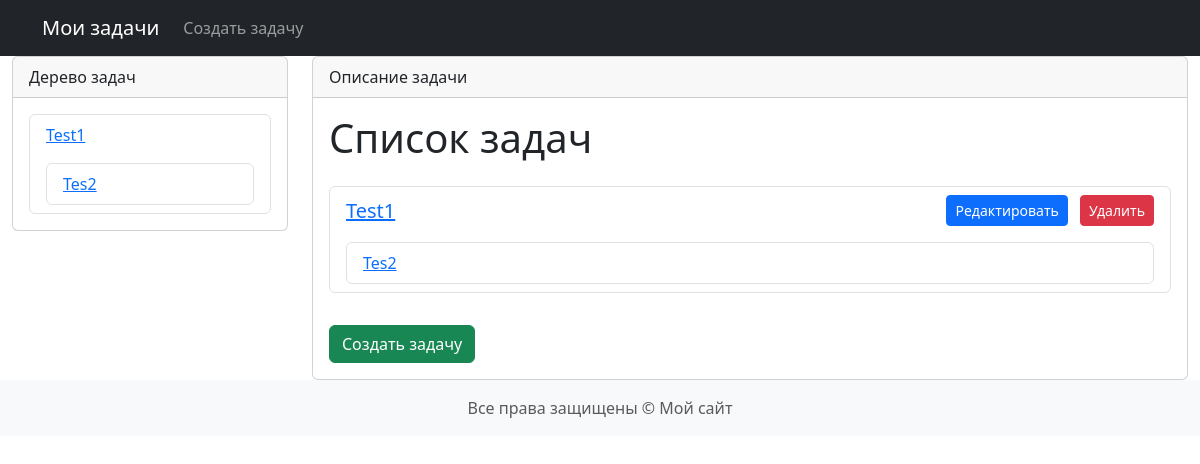
/tasks/, run on an earlier commit of the app's database.
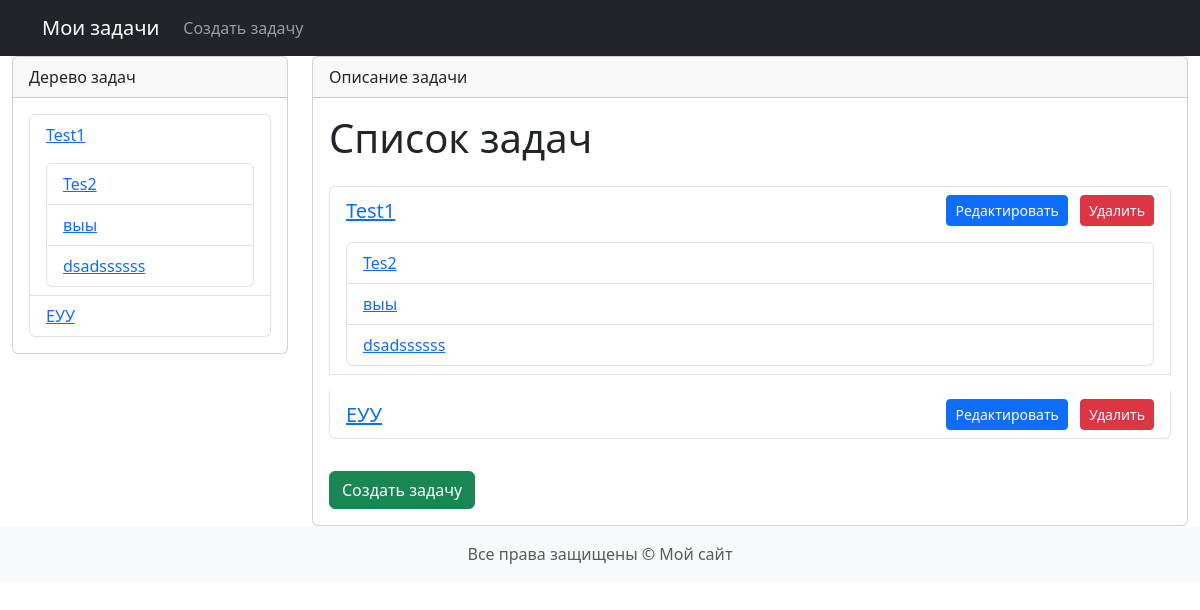
And on a later commit of the database.
### tasks/models.py (models this page shows, shortened)
class Task(models.Model):
    class TaskStatus(models.TextChoices):
        ASSIGNED = "ASSIGNED", _("Назначана")
        IN_PROGRESS = "IN_PROGRESS", _("Выполняется")
        PAUSED = "PAUSED", _("Приостановлена")
        COMPLETED = "COMPLETED", _("Завершена")
    name = models.CharField("Название", max_length=50, unique=True)
    description = models.TextField("Описание")
    assignees = models.TextField("Исполнители")
    created_at = models.DateTimeField(
        auto_now_add=True, verbose_name="Создано"
    )
    status = models.CharField(
        max_length=20,
        choices=TaskStatus.choices,
        default=TaskStatus.ASSIGNED,
        verbose_name="Статус",
        db_index=True,
    )
    planned_effort = models.IntegerField(
        default=0, verbose_name="Плановая трудоемкость"
    )
    time_fact = models.IntegerField(
        default=0, verbose_name="Фактическое выполнение"
    )
    completed_at = models.DateTimeField(
        null=True, blank=True, verbose_name="Дата заверщения"
    )
    parent_task = models.ForeignKey(
        "self",
        null=True,
        blank=True,
        related_name="subtasks",
        on_delete=models.CASCADE,
    )
    class Meta:
        verbose_name = "Task"
        verbose_name_plural = "Tasks"

### tasks/views.py (the view)
# urls.py: path("", TaskListView.as_view(), name="task_list"),
class TaskListView(generic.ListView):
    model = Task
    template_name = "tasks/task_list.html"
    context_object_name = "tasks"
    def get_queryset(self):
        return Task.objects.filter(parent_task__isnull=True)

### templates/tasks/task_list.html (shortened to what this page needs)
{% extends 'base.html' %}
{% load static %}
{% block content %}
  {% if tasks %}
    <h1 class="mb-4">Список задач</h1>
    <ul class="list-group">
      {% for task in tasks %}
        <li class="list-group-item mb-3">
          <div class="d-flex justify-content-between align-items-center">
            <h5 class="mb-0">
              <a href="{% url 'tasks:task_detail' task.id %}">{{ task.name }}</a>
            </h5>
            <div>
              <a href="{% url 'tasks:task_edit' task.id %}" class="btn btn-sm btn-primary me-2">Редактировать</a>
              <a href="{% url 'tasks:task_delete' task.id %}" class="btn btn-sm btn-danger">Удалить</a>
            </div>
          </div>
          {% if task.subtasks.exists %}
            <ul class="list-group mt-3">
              {% for subtask in task.subtasks.all %}
                <li class="list-group-item">
                  <a href="{% url 'tasks:task_detail' subtask.id %}">{{ subtask.name }}</a>
                </li>
              {% endfor %}
            </ul>
          {% endif %}
        </li>
      {% endfor %}
    </ul>
  {% else %}
    <p>В базе данных пока нет задач.</p>
  {% endif %}
  <a href="{% url 'tasks:task_create' %}" class="btn btn-success mt-3">Создать задачу</a>
{% endblock %}

### templates/base.html (shortened to what this page needs)
{% load static %}
{% load django_bootstrap5 %}
<!DOCTYPE html>
<html lang="ru">
<head>
  {% bootstrap_css %}
</head>
<body>
  {% include "includes/header.html" %}
  <main>
    <div class="container-fluid">
      <div class="row">
        <div class="col-3">
          <div class="card">
            <div class="card-header">
              Дерево задач
            </div>
            <div class="card-body">
              <ul class="list-group">
                {% for task in tasks %}
                  {% if task.parent_task is None %}
                    <li class="list-group-item">
                      <a href="{% url 'tasks:task_detail' task.id %}">{{ task.name }}</a>
                      {% if task.subtasks.exists %}
                        <ul class="list-group mt-3">
                          {% for subtask in task.subtasks.all %}
                            <li class="list-group-item">
                              <a href="{% url 'tasks:task_detail' subtask.id %}">{{ subtask.name }}</a>
                            </li>
                          {% endfor %}
                        </ul>
                      {% endif %}
                    </li>
                  {% endif %}
                {% endfor %}
              </ul>
            </div>
          </div>
        </div>
        <div class="col-9">
          <div class="card">
            <div class="card-header">
              Описание задачи
            </div>
            <div class="card-body">
              {% block content %}
              {% endblock %}
            </div>
          </div>
        </div>
      </div>
    </div>
  </main>
  {% include "includes/footer.html" %}
</body>
</html>

What changed in the data, as far as the page shows it:
added Task: name "выы"
added Task: name "dsadssssss"
added Task: name "ЕУУ"
